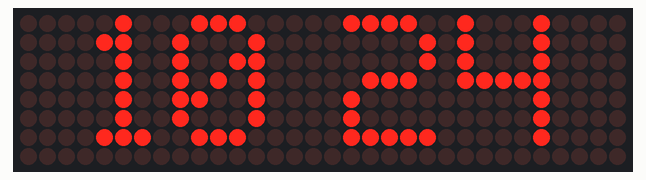
Simulated run of this sketch. Board: Arduino Uno, built with avr-gcc and run on an emulated ATmega328P. Parts: 32×8 LED matrix. The local clock reads 2024-03-15 10:24:30 at power-on unless the sketch sets it.

Above: at 0.75 s.
At 16.1 s:
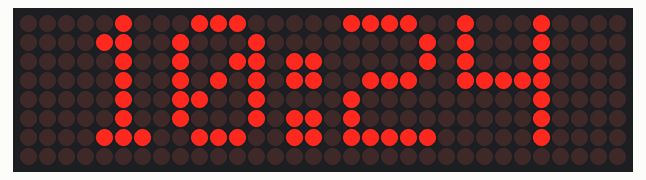
At 32.1 s:
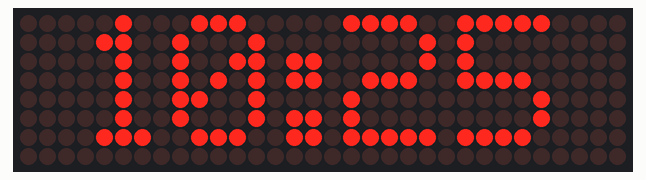
At 64.75 s:
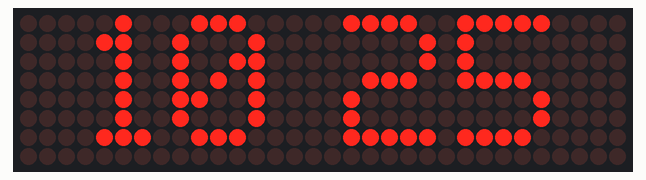
At 96.75 s:
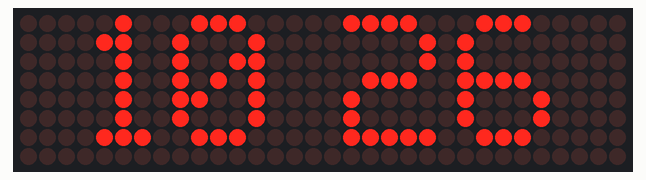
At 129.25 s:
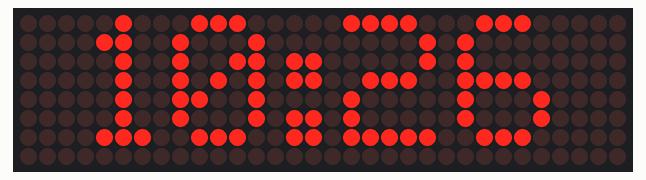

Measured:
- what the display in image 0 shows lasts 0.5 s, from 0.5 s to 1.0 s

The sketch:

Digital_clock.ino
```cpp
#include <MD_Parola.h>
#include <MD_MAX72xx.h>
#include <SPI.h>
#include <Wire.h>
#include <RTClib.h>

#define HARDWARE_TYPE MD_MAX72XX::FC16_HW
#define MAX_DEVICES 4
#define CS_PIN 10

MD_Parola display = MD_Parola(HARDWARE_TYPE, CS_PIN, MAX_DEVICES);
RTC_DS3231 rtc;

bool colonVisible = true;
unsigned long lastUpdate = 0;

void setup() {
  display.begin();
  display.setIntensity(5);  // Brightness (0-15)
  display.displayClear();

  Wire.begin();
  if (!rtc.begin()) {
    Serial.begin(9600);
    Serial.println("Couldn't find RTC");
    while (1);
  }

  // Uncomment to set RTC to current compilation time
  // rtc.adjust(DateTime(F(__DATE__), F(__TIME__)));
}

void loop() {
  unsigned long currentMillis = millis();

  if (currentMillis - lastUpdate >= 500) {  // Blink colon every 500ms
    lastUpdate = currentMillis;
    colonVisible = !colonVisible;

    DateTime now = rtc.now();

    int hour = now.hour();
    // Convert to 12-hour format
    if (hour == 0) hour = 12;
    else if (hour > 12) hour -= 12;

    int minute = now.minute();

    char timeStr[6];  // HH:MM
    if (colonVisible) {
      sprintf(timeStr, "%02d:%02d", hour, minute);
    } else {
      sprintf(timeStr, "%02d %02d", hour, minute);
    }

    display.displayClear();
    display.setFont(nullptr); // Default font
    display.setTextAlignment(PA_CENTER); // Center the text
    display.print(timeStr);
  }
}
```
